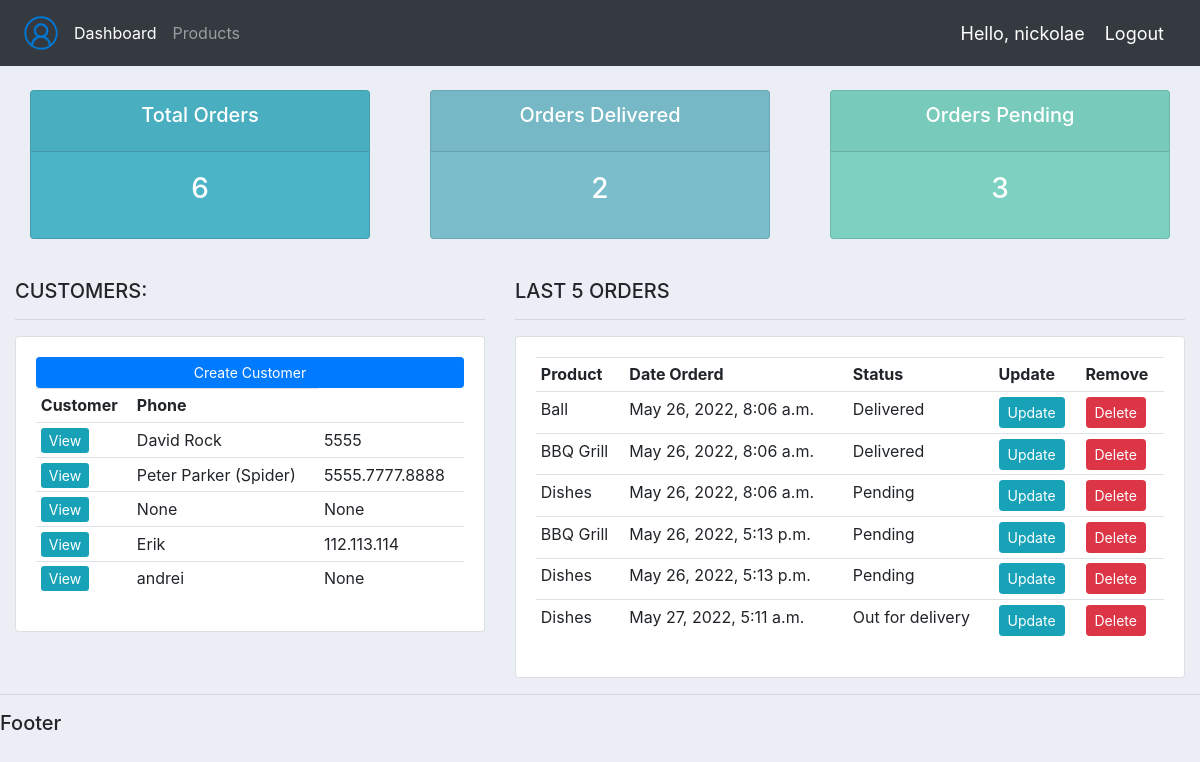
The app's page / (signed in) with its own data.
### accounts/models.py (models this page shows, shortened)
class Customer(models.Model):
    user = models.OneToOneField(User, null=True, blank=True, on_delete=models.CASCADE)
    name = models.CharField(max_length=200, null=True)
    phone = models.CharField(max_length=200, null=True)
    email = models.CharField(max_length=200, null=True)
    profile_pic = models.ImageField(default="default.jpg", null=True, blank=True)
    date_created = models.DateTimeField(auto_now_add=True, null=True)

class Order(models.Model):
    STATUS = (('Pending', 'Pending'), ('Out for delivery', 'Out for delivery'), ('Delivered', 'Delivered'))
    customer = models.ForeignKey(Customer, null=True, on_delete=models.SET_NULL)
    product = models.ForeignKey(Product, null=True, on_delete=models.SET_NULL)
    date_created = models.DateTimeField(auto_now_add=True, null=True)
    status = models.CharField(max_length=200, null=True, choices=STATUS)
    note = models.CharField(max_length=1000, null=True)

class Product(models.Model):
    CATEGORY = (('Indoor', 'Indoor'), ('Out Door', 'Out Door'))
    name = models.CharField(max_length=200, null=True)
    price = models.FloatField(null=True)
    category = models.CharField(max_length=200, null=True, choices=CATEGORY)
    description = models.CharField(max_length=200, null=True, blank=True)
    date_created = models.DateTimeField(auto_now_add=True, null=True)
    tags = models.ManyToManyField(Tag)
    def __str__(self):
        return self.name

### accounts/decorators.py (the view)
    def wrapper_func(request, *args, **kwargs):
        if request.user.groups.exists():
            group = request.user.groups.all()[0].name
            if group == 'customer':
                return redirect('user_page')
            if group == 'admin':
                return view_func(request, *args, **kwargs)

### accounts/templatetags/auth_extras.py (called while the page is built)
@register.filter(name='has_group')
def has_group(user, group_name):
    group = Group.objects.get(name=group_name)
    in_group = False
    if group in user.groups.all():
        in_group = True
    return in_group

### accounts/views.py (called while the page is built)
@login_required(login_url='login')
@admin_only
def home(request):
    orders = Order.objects.all()
    customers = Customer.objects.all()
    total_customers = customers.count()
    total_orders = orders.count()
    delivered = orders.filter(status='Delivered').count()
    pending = orders.filter(status='Pending').count()
    context = {'orders': orders, 'customers': customers, 'total_customers': total_customers,
               'total_orders': total_orders, 'delivered': delivered, 'pending': pending}
    return render(request, dash_path, context)

### accounts/templates/accounts/dashboard.html
{% extends 'accounts/main.html' %}
{% block content %}
{% include 'accounts/status.html' %}
<br>
<div class="row">
	<div class="col-md-5">
		<h5>CUSTOMERS:</h5>
		<hr>
		<div class="card card-body">
			<a class="btn btn-primary  btn-sm btn-block" href="">Create Customer</a>
			<table class="table table-sm">
				<tr>
					<th>Customer</th>
					<th>Phone</th>
				</tr>
				{% for customer in customers %}
					<tr>
						<td><a class="btn-sm btn-info" href="{% url 'customer' customer.id %}">View</a> </td>
						<td>{{customer.name}}</td>
						<td>{{customer.phone}}</td>
					</tr>
				{% endfor %}
			</table>
		</div>
	</div>
	<div class="col-md-7">
		<h5>LAST 5 ORDERS</h5>
		<hr>
		<div class="card card-body">
			<table class="table table-sm">
				<tr>
					<th>Product</th>
					<th>Date Orderd</th>
					<th>Status</th>
					<th>Update</th>
					<th>Remove</th>
				</tr>
				{% for order in orders %}
					<tr>
						<td>{{order.product}}</td>
						<td>{{order.date_created}}</td>
						<td>{{order.status}}</td>
						<td><a class="btn btn-sm btn-info" href="{% url 'update_order' order.id %}">Update</a></td>
						<td><a class="btn btn-sm btn-danger" href="{% url 'delete_order' order.id %}">Delete</a></td>
					</tr>
				{% endfor %}
			</table>
		</div>
	</div>
</div>
{% endblock %}

### accounts/templates/accounts/main.html (shortened to what this page needs)
{% load static %}
<!DOCTYPE html>
<html>
<head>
    <link rel="stylesheet" href="https://cdn.jsdelivr.net/npm/bootstrap@4.4.1/dist/css/bootstrap.min.css">
    <link rel="stylesheet" type="text/css" href="{% static '/css/main.css' %}">
</head>
<body>
    {% include 'accounts/navbar.html' %}
    <div class="container-fluid">
    {% block content %}
    {% endblock %}
    </div>
    <hr>
    <h5>Footer</h5>
</body>
</html>

### accounts/templates/accounts/navbar.html (shortened to what this page needs)
{% load static %}
{% load auth_extras %}
<nav class="navbar navbar-expand-lg navbar-dark bg-dark">
  <img src="{% static 'images/logo.svg' %}">
  <div class="collapse navbar-collapse" id="navbarNav">
    <ul class="navbar-nav">
      {% if request.user|has_group:"admin" %}
      <li class="nav-item active">
        <a class="nav-link" href="{% url 'home' %}">Dashboard</a>
      </li>
      <li class="nav-item">
        <a class="nav-link" href="{% url 'products' %}">Products</a>
      </li>
      {% else %}
      <li>
        <a class="nav-link" href="{% url 'account' %}">Settings</a>
      </li>
      {% endif %}
    </ul>
  </div>
  <span class="hello-msg">Hello, {{request.user}}</span>
  <span ><a class="hello-msg" href="{% url 'logout' %}">Logout</a> </span>
</nav>

### accounts/templates/accounts/status.html
<br>
<div class="row">
	<div class="col">
		<div class="col-md">
			<div class="card text-center text-white  mb-3" id="total-orders">
			  	<div class="card-header">
			  		<h5 class="card-title">Total Orders</h5>
			  	</div>
			  	<div class="card-body">
			    	<h3 class="card-title">{{total_orders}}</h3>
			  	</div>
			</div>
		</div>
	</div>
	<div class="col">
		<div class="col-md">
			<div class="card text-center text-white  mb-3" id="orders-delivered">
			  	<div class="card-header">
			  		<h5 class="card-title">Orders Delivered</h5>
			  	</div>
			  	<div class="card-body">
			    	<h3 class="card-title">{{delivered}}</h3>
			  	</div>
			</div>
		</div>
	</div>
	<div class="col">
		<div class="col-md">
			<div class="card text-center text-white  mb-3" id="orders-pending">
			  	<div class="card-header">
			  		<h5 class="card-title">Orders Pending</h5>
			  	</div>
			  	<div class="card-body">
			    	<h3 class="card-title">{{pending}}</h3>
			  	</div>
			</div>
		</div>
	</div>
</div>

### static/css/main.css (style rules this page uses)
body { background-color: #ebeff5; }
#total-orders { background-color: #4cb4c7; }
#orders-delivered { background-color: #7abecc; }
#orders-pending { background-color: #7CD1C0; }

### accounts/templates/accounts/navbar.html (style rules this page uses)
.hello-msg { font-size: 18px; color: #fff; margin-right: 20px; }

### records on screen
Customer: name "David Rock", phone "5555"
Customer: name "Peter Parker (Spider)", phone "5555.7777.8888"
Customer: name "None", phone "None"
Customer: name "Erik", phone "112.113.114"
Customer: name "andrei", phone "None"
Order: product "Ball", date_created "May 26, 2022, 8:06 a.m.", status "Delivered"
Order: product "BBQ Grill", date_created "May 26, 2022, 8:06 a.m.", status "Delivered"
Order: product "Dishes", date_created "May 26, 2022, 8:06 a.m.", status "Pending"
Order: product "BBQ Grill", date_created "May 26, 2022, 5:13 p.m.", status "Pending"
Order: product "Dishes", date_created "May 26, 2022, 5:13 p.m.", status "Pending"
Order: product "Dishes", date_created "May 27, 2022, 5:11 a.m.", status "Out for delivery"

### other values on screen
{{ request.user }} "nickolae"
{{ total_orders }} "6"
{{ delivered }} "2"
{{ pending }} "3"
